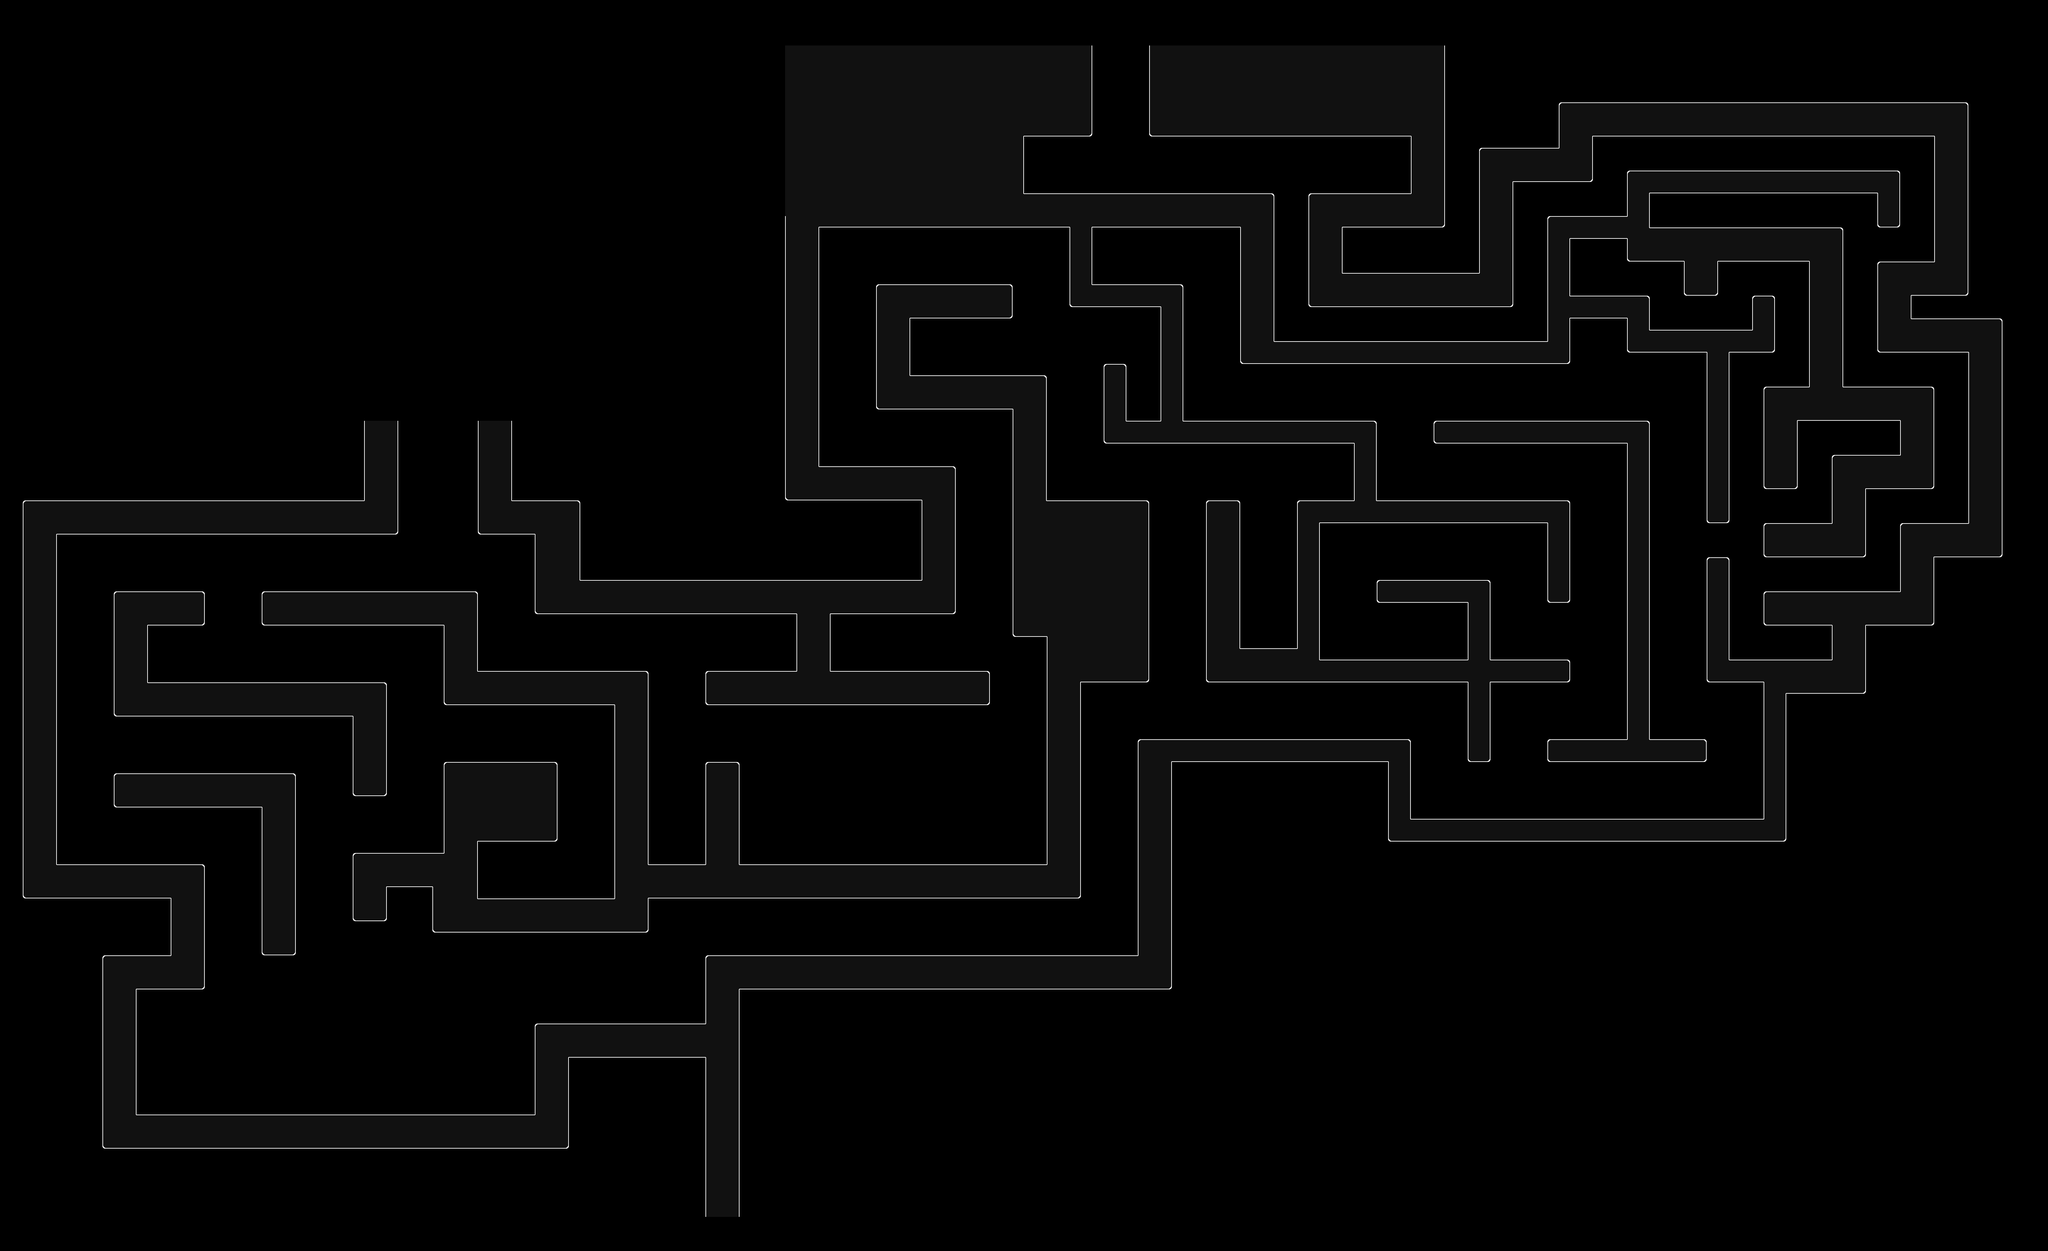

This game map was drawn from its Tiled (.tmx) file and the tilesets committed beside it. A one-line description and the trimmed map source follow:
An orthogonal 180x110 tile map with 32x32 px tiles, 1 tile layer (Tile Layer 1) and 75 objects (15x Dropthrough, 12x SchmuckSpawn, 10x Sensor, 5x Multitrigger, 5x Bounds, ...).

<map version="1.8" tiledversion="1.8.4" orientation="orthogonal" renderorder="right-down" compressionlevel="0" width="180" height="110" tilewidth="32" tileheight="32" infinite="0" nextlayerid="4" nextobjectid="83">
 <properties>
  <property name="music" value="LEVEL_PLENUM_MAZE" />
  <property name="shader" value="PLAYER_LIGHT" />
  <property name="startUI" value="PLENUM MAZE,EMPTY,SCRAP" />
 </properties>
 <tileset firstgid="1" source="main_0.tsx" />
 <layer id="1" name="Tile Layer 1" width="180" height="110">
  <data>[19800 cells, 4544 non-empty, 13 distinct tile ids]</data>
 </layer>
 <objectgroup id="2" name="collision-layer">
  <object id="1" x="1120" y="1184">
   <polyline points="0,0 0,320 -960,320 -960,1248 -544,1248 -544,1600 -736,1600 -736,1952 384,1952 384,1696 864,1696 864,1504 2080,1504 2080,896 2848,896 2848,1120 3840,1120 3840,736 3680,736 3680,384 3744,384 3744,672 4032,672 4032,576 3840,576 3840,480 4224,480 4224,288 4416,288 4416,-192 4160,-192 4160,-448 4320,-448 4320,-800 3360,-800 3360,-672 3136,-672 3136,-320 2560,-320 2560,-640 2848,-640 2848,-800 2112,-800 2112,-1056 1952,-1056 1952,-800 1760,-800 1760,-640 2464,-640 2464,-224 3232,-224 3232,-576 3456,-576 3456,-704 4224,-704 4224,-544 4160,-544 4160,-640 3520,-640 3520,-544 4064,-544 4064,-96 4320,-96 4320,192 4128,192 4128,384 3840,384 3840,288 4032,288 4032,96 4224,96 4224,0 3936,0 3936,192 3840,192 3840,-96 3968,-96 3968,-448 3712,-448 3712,-352 3616,-352 3616,-448 3456,-448 3456,-512 3296,-512 3296,-352 3520,-352 3520,-256 3808,-256 3808,-352 3872,-352 3872,-192 3744,-192 3744,288 3680,288 3680,-192 3456,-192 3456,-288 3296,-288 3296,-160 2368,-160 2368,-544 1952,-544 1952,-384 2208,-384 2208,0 2752,0 2752,224 3296,224 3296,512 3232,512 3232,288 2592,288 2592,672 3008,672 3008,512 2752,512 2752,448 3072,448 3072,672 3296,672 3296,736 3072,736 3072,960 3008,960 3008,736 2272,736 2272,224 2368,224 2368,640 2528,640 2528,224 2688,224 2688,64 1984,64 1984,-160 2048,-160 2048,0 2144,0 2144,-320 1888,-320 1888,-544 1184,-544 1184,128 1568,128 1568,544 1216,544 1216,704 1664,704 1664,800 864,800 864,704 1120,704 1120,544 384,544 384,320 224,320 224,0 0,0" />
  </object>
  <object id="2" x="576" y="1664">
   <polyline points="0,0 -256,0 -256,352 416,352 416,576 512,576 512,256 -160,256 -160,96 0,96 0,0" />
  </object>
  <object id="3" x="736" y="1664">
   <polyline points="0,0 608,0 608,224 1088,224 1088,768 1248,768 1248,480 1344,480 1344,768 2208,768 2208,128 2112,128 2112,-512 1728,-512 1728,-864 2112,-864 2112,-768 1824,-768 1824,-608 2208,-608 2208,-256 2496,-256 2496,256 2304,256 2304,864 1088,864 1088,960 480,960 480,832 352,832 352,928 256,928 256,736 512,736 512,480 832,480 832,704 608,704 608,864 992,864 992,320 512,320 512,96 0,96 0,0" />
  </object>
  <object id="4" x="320" y="2176">
   <polyline points="0,0 512,0 512,512 416,512 416,96 0,96 0,0" />
  </object>
  <object id="5" x="4032" y="1184">
   <polyline points="0,0 608,0 608,896 768,896 768,960 320,960 320,896 544,896 544,64 0,64 0,0" />
  </object>
 </objectgroup>
 <objectgroup id="3" name="event-layer">
  <object id="6" name="Start" type="Start" x="1216" y="1312" width="32" height="32">
   <properties>
    <property name="startId" value="start0" />
    <property name="triggeredId" value="" />
    <property name="triggeringId" value="enterleft" />
   </properties>
  </object>
  <object id="7" name="Sensor" type="Sensor" x="1120" y="1184" width="224" height="96">
   <properties>
    <property name="triggeredId" value="" />
    <property name="triggeringId" value="warp1" />
   </properties>
  </object>
  <object id="8" name="Warp" type="Warp" x="1216" y="1088" width="32" height="32">
   <properties>
    <property name="level" value="PLENUMCHAMBER6" />
    <property name="startId" value="start1" />
    <property name="triggeredId" value="warp1" />
   </properties>
  </object>
  <object id="9" name="Dropthrough" type="Dropthrough" x="1120" y="1440" width="224" height="8" />
  <object id="10" name="Start" type="Start" x="3136" y="256" width="32" height="32">
   <properties>
    <property name="startId" value="start1" />
    <property name="triggeredId" value="" />
    <property name="triggeringId" value="enterright" />
   </properties>
  </object>
  <object id="11" name="Sensor" type="Sensor" x="3072" y="128" width="160" height="96">
   <properties>
    <property name="triggeredId" value="" />
    <property name="triggeringId" value="warp2" />
   </properties>
  </object>
  <object id="12" name="Warp" type="Warp" x="3136" y="32" width="32" height="32">
   <properties>
    <property name="level" value="PLENUMCHAMBER6" />
    <property name="startId" value="start2" />
    <property name="triggeredId" value="warp2" />
   </properties>
  </object>
  <object id="13" name="Dropthrough" type="Dropthrough" x="3072" y="376" width="160" height="8" />
  <object id="14" name="Multitrigger" type="Multitrigger" x="224" y="384" width="32" height="32">
   <properties>
    <property name="triggeredId" value="enterleft" />
    <property name="triggeringId" value="bounds1l,bounds2l" />
   </properties>
  </object>
  <object id="15" name="Bounds" type="Bounds" x="64" y="1280" width="32" height="32">
   <properties>
    <property name="left" type="bool" value="true" />
    <property name="spectator" type="bool" value="false" />
    <property name="triggeredId" value="bounds1l" />
    <property name="up" type="bool" value="true" />
   </properties>
  </object>
  <object id="16" name="Bounds" type="Bounds" x="2464" y="3232" width="32" height="32">
   <properties>
    <property name="down" type="bool" value="true" />
    <property name="left" type="bool" value="false" />
    <property name="right" type="bool" value="true" />
    <property name="spectator" type="bool" value="false" />
    <property name="triggeredId" value="bounds2l" />
    <property name="up" type="bool" value="false" />
   </properties>
  </object>
  <object id="17" name="Multitrigger" type="Multitrigger" x="224" y="448" width="32" height="32">
   <properties>
    <property name="triggeredId" value="enterright" />
    <property name="triggeringId" value="bounds1r,bounds2r" />
   </properties>
  </object>
  <object id="19" name="Bounds" type="Bounds" x="2208" y="256" width="32" height="32">
   <properties>
    <property name="left" type="bool" value="true" />
    <property name="spectator" type="bool" value="false" />
    <property name="triggeredId" value="bounds1r" />
    <property name="up" type="bool" value="true" />
   </properties>
  </object>
  <object id="20" name="Bounds" type="Bounds" x="5600" y="3232" width="32" height="32">
   <properties>
    <property name="down" type="bool" value="true" />
    <property name="left" type="bool" value="false" />
    <property name="right" type="bool" value="true" />
    <property name="spectator" type="bool" value="true" />
    <property name="triggeredId" value="bounds2r" />
    <property name="up" type="bool" value="false" />
   </properties>
  </object>
  <object id="21" name="Prefab" type="PrefabAlternator" x="2400" y="1984" width="96" height="704">
   <properties>
    <property name="align" type="int" value="0" />
    <property name="event1" value="enterleft" />
    <property name="event2" value="enterright" />
    <property name="prefabId" value="Alternator" />
    <property name="triggeredId" value="" />
    <property name="triggeringId" value="" />
   </properties>
  </object>
  </objectgroup>
</map>
<!-- 55 of 75 objects omitted -->
